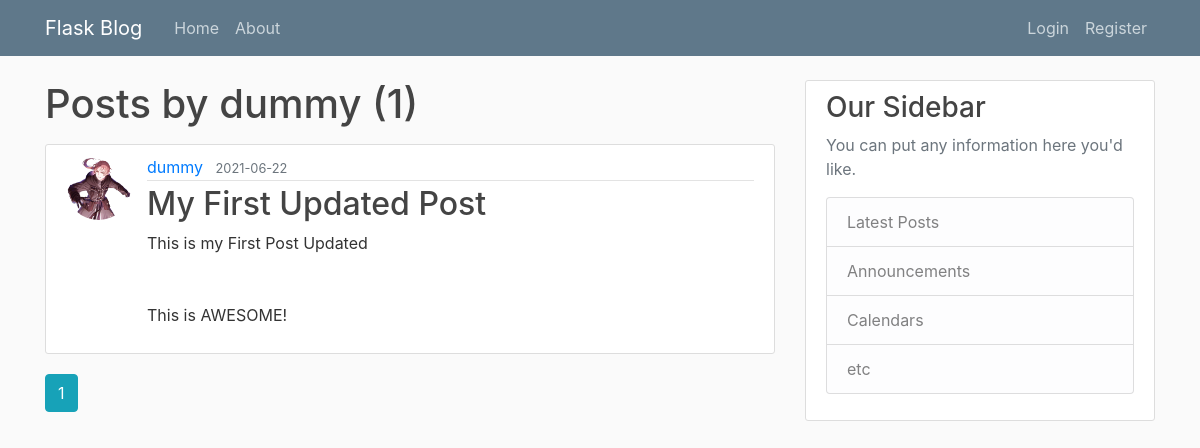
Page /user/dummy on the earlier database version.
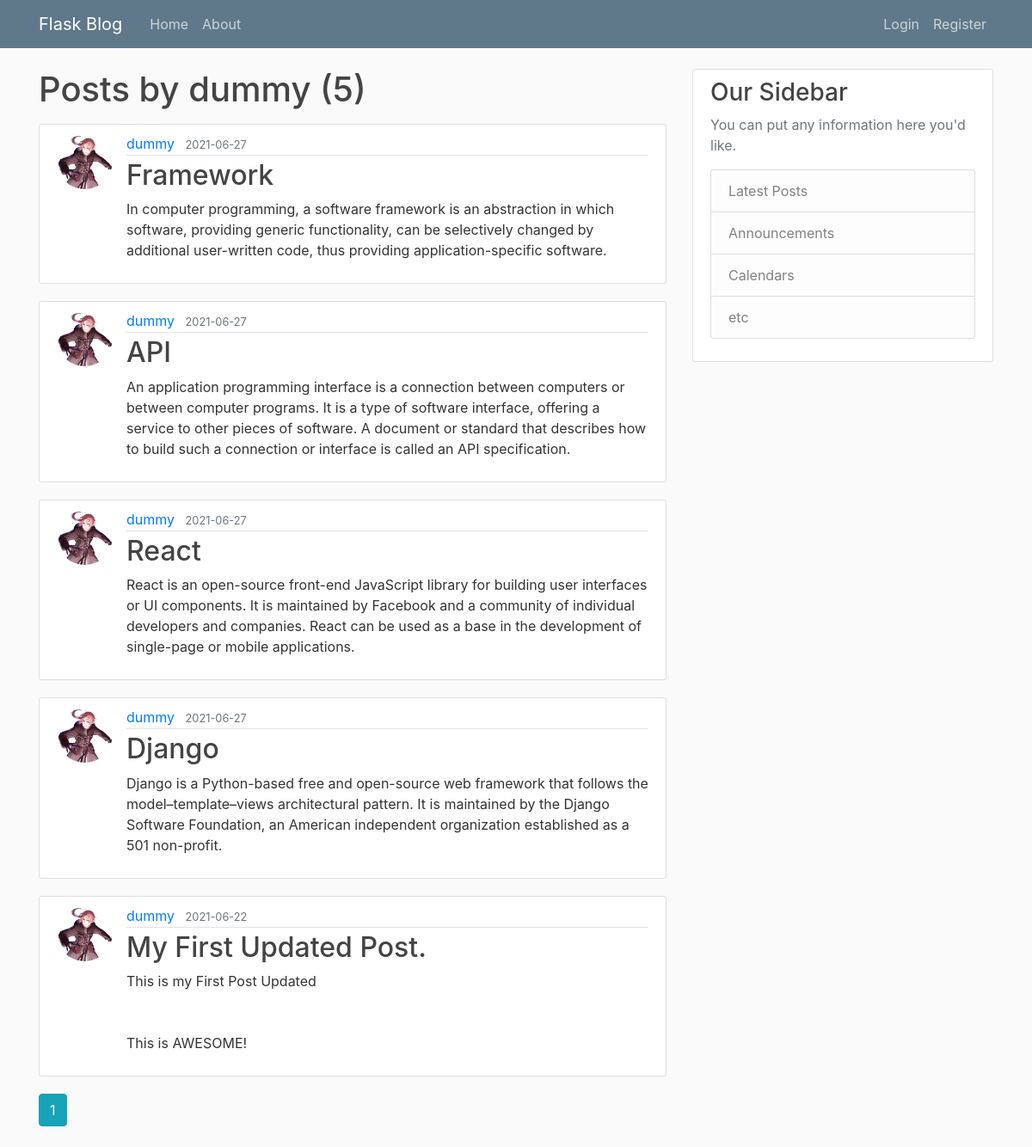
Same page on the later database version.
### flaskblog/models.py (models this page shows, shortened)
class User(db.Model, UserMixin):
    id = db.Column(db.Integer, primary_key=True)
    username = db.Column(db.String(20), unique=True, nullable=False)
    email = db.Column(db.String(120), unique=True, nullable=False)
    image_file = db.Column(db.String(20), nullable=False, default='default.jpg')
    password = db.Column(db.String(60), nullable=False)
    posts = db.relationship('Post', backref='author', lazy=True)

class Post(db.Model):
    id = db.Column(db.Integer, primary_key=True)
    title = db.Column(db.String(100), nullable=False)
    date_posted = db.Column(db.DateTime, nullable=False, default=datetime.utcnow)
    content = db.Column(db.Text, nullable=False)
    user_id = db.Column(db.Integer, db.ForeignKey('user.id'), nullable=False)

### flaskblog/users/routes.py (the view)
@users.route('/user/<string:username>')
def user_posts(username):
    page = request.args.get('page', 1, type=int)
    user = User.query.filter_by(username=username).first_or_404()
    posts = Post.query.filter_by(author=user)\
        .order_by(Post.date_posted.desc())\
        .paginate(page=page, per_page=5)
    return render_template('user_posts.html', posts=posts, user=user)

### flaskblog/templates/user_posts.html
{% extends "layout.html" %}
{% block content %}
	<h1 class="mb-3"> Posts by {{user.username}} ({{ posts.total }}) </h1>
	{% for post in posts.items %}
		<article class="media content-section">
		  <img class="rounded-circle article-img" src="{{ url_for('static', filename='profile_pics/' + post.author.image_file) }}">
		  <div class="media-body">
		    <div class="article-metadata">
		      <a class="mr-2" href="{{ url_for('users.user_posts', username=post.author.username) }}">{{ post.author.username }}</a>
		      <small class="text-muted">{{ post.date_posted.strftime('%Y-%m-%d') }}</small>
		    </div>
		    <h2><a class="article-title" href="{{ url_for('posts.post', post_id=post.id) }}">{{ post.title }}</a></h2>
		    <p class="article-content">{{ post.content }}</p>
		  </div>
		</article>
	{% endfor %}
	{% for page_num in posts.iter_pages(left_edge=1, right_edge=1, left_current=1, right_current=2) %}
		{% if page_num %}
			{% if posts.page==page_num %}
				<a class="btn btn-info mb-4" href="{{ url_for('users.user_posts', username=user.username, page=page_num) }}">{{ page_num }}</a>
			{% else %}
				<a class="btn btn-outline-info mb-4" href="{{ url_for('users.user_posts', username=user.username, page=page_num) }}">{{ page_num }}</a>
			{% endif %}
		{% else %}
			...
		{% endif %}
	{% endfor %}
{% endblock content %}

### flaskblog/templates/layout.html (shortened to what this page needs)
<!DOCTYPE html>
<html>
<head>
    <link rel="stylesheet" href="https://maxcdn.bootstrapcdn.com/bootstrap/4.0.0/css/bootstrap.min.css">
    <link rel="stylesheet" type="text/css" href="{{ url_for('static', filename='main.css') }}">
	</head>
<body>
	<header class="site-header">
	  <nav class="navbar navbar-expand-md navbar-dark bg-steel fixed-top">
	    <div class="container">
	      <a class="navbar-brand mr-4" href="/">Flask Blog</a>
	      <div class="collapse navbar-collapse" id="navbarToggle">
	        <div class="navbar-nav mr-auto">
	          <a class="nav-item nav-link" href="{{ url_for('main.home') }}">Home</a>
	          <a class="nav-item nav-link" href="{{ url_for('main.about') }}">About</a>
	        </div>
	        <div class="navbar-nav">
	          {% if current_user.is_authenticated %}
	            <a class="nav-item nav-link" href="{{ url_for('posts.new_post') }}">New Post</a>
	            <a class="nav-item nav-link" href="{{ url_for('users.account') }}">Account</a>
	            <a class="nav-item nav-link" href="{{ url_for('users.logout') }}">Logout</a>
	          {% else %}
	            <a class="nav-item nav-link" href="{{ url_for('users.login') }}">Login</a>
	            <a class="nav-item nav-link" href="{{ url_for('users.register') }}">Register</a>
	          {% endif %}
	        </div>
	      </div>
	    </div>
	  </nav>
	</header>
	<main role="main" class="container">
	  <div class="row">
	    <div class="col-md-8">
	      {% block content %}{% endblock %}
	    </div>
	    <div class="col-md-4">
	      <div class="content-section">
	        <h3>Our Sidebar</h3>
	        <p class='text-muted'>You can put any information here you'd like.
	          <ul class="list-group">
	            <li class="list-group-item list-group-item-light">Latest Posts</li>
	            <li class="list-group-item list-group-item-light">Announcements</li>
	            <li class="list-group-item list-group-item-light">Calendars</li>
	            <li class="list-group-item list-group-item-light">etc</li>
	          </ul>
	        </p>
	      </div>
	    </div>
	  </div>
	</main>
</body>
</html>

### flaskblog/static/main.css (style rules this page uses)
body { background: #fafafa; color: #333333; margin-top: 5rem; }
h1, h2, h3, h4, h5, h6 { color: #444444; }
.bg-steel { background-color: #5f788a; }
.site-header .navbar-nav .nav-link { color: #cbd5db; }
.content-section { background: #ffffff; padding: 10px 20px; border: 1px solid #dddddd; border-radius: 3px; margin-bottom: 20px; }
.article-title { color: #444444; }
.article-content { white-space: pre-line; }
.article-img { height: 65px; width: 65px; margin-right: 16px; }
.article-metadata { padding-bottom: 1px; margin-bottom: 4px; border-bottom: 1px solid #e3e3e3 }

Differences in the rows shown:
added Post: image_file (picture), author.username "dummy", date_posted "2021-06-27", title "Framework", content "In computer programming, a software framework is an abstraction in which software, providing generic functionality, can be selectively changed by additional user-written code, thus providing application-specific software."
added Post: image_file (picture), author.username "dummy", date_posted "2021-06-27", title "API", content "An application programming interface is a connection between computers or between computer programs. It is a type of software interface, offering a service to other pieces of software. A document or standard that describes how to build such a connection or interface is called an API specification."
added Post: image_file (picture), author.username "dummy", date_posted "2021-06-27", title "React", content "React is an open-source front-end JavaScript library for building user interfaces or UI components. It is maintained by Facebook and a community of individual developers and companies. React can be used as a base in the development of single-page or mobile applications."
added Post: image_file (picture), author.username "dummy", date_posted "2021-06-27", title "Django", content "Django is a Python-based free and open-source web framework that follows the model–template–views architectural pattern. It is maintained by the Django Software Foundation, an American independent organization established as a 501 non-profit."
changed Post "This is my First Post Updated This is AWESOME!": title "My First Updated Post" → "My First Updated Post."
Other differences:
{{ posts.total }}: "1" → "5"
